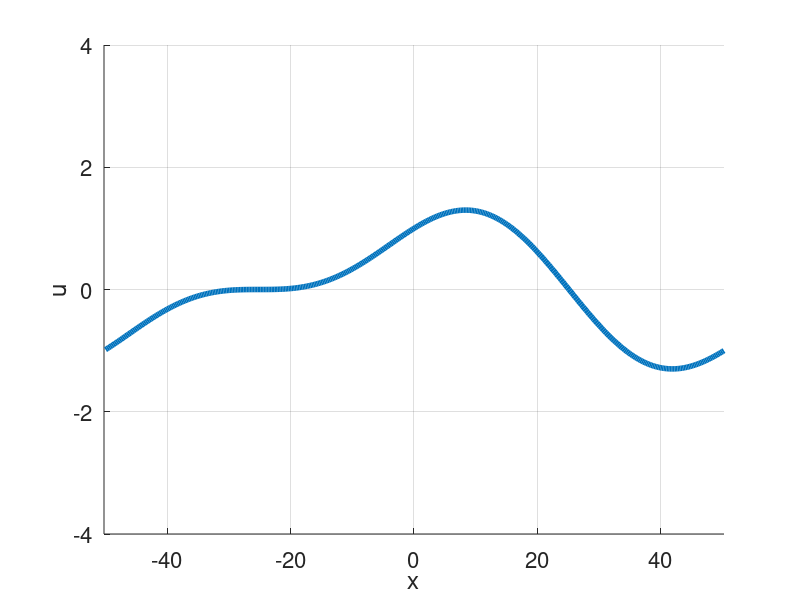

Recreate this plot in MATLAB. (Note: this script raises an error after producing the figure.)
% Kuramoto-Sivashinsky equation
%
%         u_t = -u_xx - u_xxxx - (u^2/2)_x
%
% on [-16pi,16pi] with periodic boundary conditions.
% Long waves grow because of -u_xx;
% short waves decay because of -u_xxxx;
% the nonlinear term transfers energy from long to short.

% Grid, initial data, and plotting setup:
npts = 400;
h = 32*pi/npts;
x = -16*pi + (1:npts)'*h;
u = cos(x/16).*(1+sin(x/16));

Hf = figure(1); clf; hold on;
H = get(Hf, 'children');  set(H, 'fontsize', 16);
plt = plot(x, u, 'linewidth', 4);
axis([-16*pi 16*pi -4 4]);
grid on;
xlabel('x'); ylabel('u');


[I, Dxx, Dxc, Dxb, Dxf] = diff_matrices1d(length(x), h, 'p');

% First deriv, Laplacian and Biharmonic
D = Dxc;
L = Dxx;
H = L^2;


k = 0.1; %0.5*h;
Tf = 200;
numsteps = ceil(Tf/k);
%k = Tf/numsteps
Tf = k*numsteps;

plotgap = 2;
data = zeros(ceil(numsteps/plotgap) + 1, npts);
data(1, :) = u;

% matrix for implicit time-stepping
A = I + k*H + k*L;

%disp('type <return> to see solution'), pause

% Time-stepping:
t = 0;
for n=1:numsteps
  u = A\(u - k*(D*(u.^2/2)));
  t = n*k;
  %set(plt, 'ydata', u)
  %title(['t = ' num2str(t, 3)])
  %drawnow
  if mod(n, plotgap) == 0, data(n/plotgap + 1, :) = u; end
end

[maxs, ind1] = max(data, [], 2);
[mins, ind2] = min(data, [], 2);

fig2 = figure(2);
surf(x, 0:k*plotgap:Tf, data, 'Edgecolor', 'none'), hold on
plot3(ind1*h-16*pi, 0:k*plotgap:Tf, maxs, 'r.', 'markersize', 15)
%plot3(ind1*h-16*pi, 0:k*plotgap:Tf, mins, 'b.', 'markersize', 15)
hold off, axis([-16*pi 16*pi 0 Tf]), xlabel('Space'), ylabel('Time'),
title('Kuramoto-Sivashinsky'), colorbar, view([-10, 80]),
colormap(fig2, 'summer')

print('-bestfit', '../../Assignments/Assignment1/KS_plot', '-dpdf')

fprintf('Maximum is %1.4f, and occurs at x = %1.1f (%1.0f-th entry in the array).\n',...
    maxs(end), ind1(end)*h, ind1(end))

fprintf('Minimum is %1.4f, and occurs at x = %1.1f (%1.0f-th entry in the array).\n',...
    mins(end), ind2(end)*h, ind2(end))













